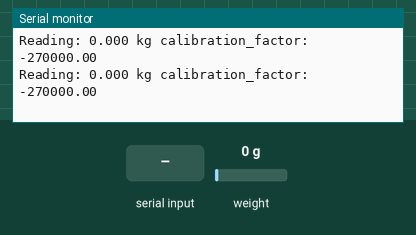
Recording of a sketch running on a simulated Arduino Uno, built with avr-gcc and run on an emulated ATmega328P. On the bench: the last lines printed to the serial monitor. Inputs (shaded band) come from the test bench; at power-on: weight on the scale 0 g.

Above: at 2.3 s.
2.4 s: weight on the scale set to 100 g
At 2.4 s:
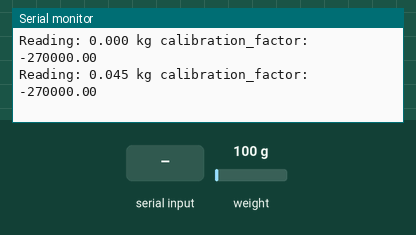
5.4 s: "+" received over Serial
At 5.45 s:
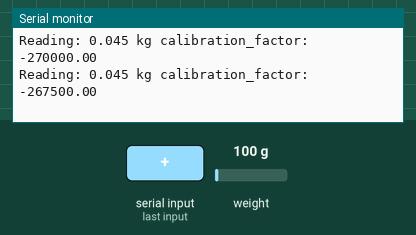
6.9 s: "a" received over Serial
At 6.97 s:
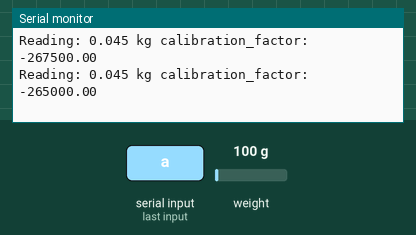
8.4 s: weight on the scale set to 1250 g
At 12.35 s:
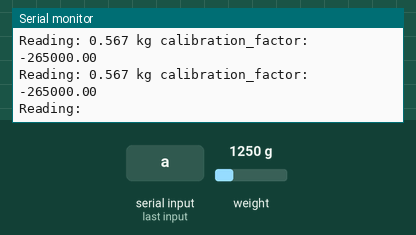
Timing chart, 0 to 12.4 s (numbered marks = the images above; inputs shaded):
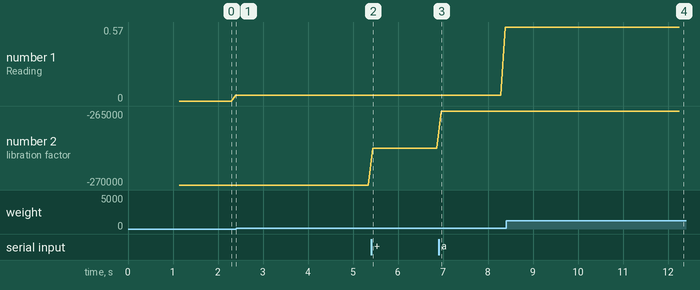

The sketch:

Strain_calib.ino
```cpp
// (licence header left out)
#include "HX711.h"

#define DOUT  9
#define CLK  8

HX711 scale(DOUT, CLK);

float calibration_factor = -270000; //-7050 worked for my 440lb max scale setup

void setup() {
  Serial.begin(9600);
  Serial.println("HX711 calibration sketch");
  Serial.println("Remove all weight from scale");
  Serial.println("After readings begin, place known weight on scale");
  Serial.println("Press + or a to increase calibration factor");
  Serial.println("Press - or z to decrease calibration factor");

  scale.set_scale();
  scale.tare(); //Reset the scale to 0
}

void loop() {

  scale.set_scale(calibration_factor); //Adjust to this calibration factor

  Serial.print("Reading: ");
  Serial.print((scale.get_units()*0.453592), 3);
  Serial.print(" kg"); //Change this to kg and re-adjust the calibration factor if you follow SI units like a sane person
  Serial.print(" calibration_factor: ");
  Serial.print(calibration_factor);
  Serial.println();

  if(Serial.available())
  {
    char temp = Serial.read();
    if(temp == '+' || temp == 'a')
      calibration_factor += 2500;
    else if(temp == '-' || temp == 'z')
      calibration_factor -= 2500;
  }
}
```

Measured:
- after the input at 5.4 s, the serial monitor: prints a new line at once (image 2)
- after the input at 6.9 s, the serial monitor: prints a new line after 0.07 s (image 3)
- after the input at 8.4 s, the serial monitor: prints a new line after 0.09 s (image 4)
- plotted number 1: 0.04 → 0.57 after the input at 6.9 s
- plotted number 2: -270000 → -267500 after the input at 5.4 s, -267500 → -265000 after the input at 6.9 s
